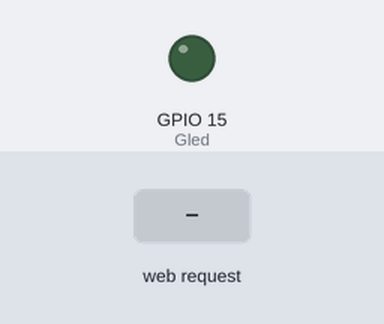
Bench run of a sketch on a simulated ESP32. Shown: output pins drawn as LEDs (lit = HIGH). Inputs (shaded band) come from the test bench. WiFi joins after 1.5 s; servers stay silent unless stated; what the sketch prints to the serial monitor is not drawn.

Above: at 3.2 s.
3.3 s: HTTP request GET /?Gled=ON received
At 4.5 s:
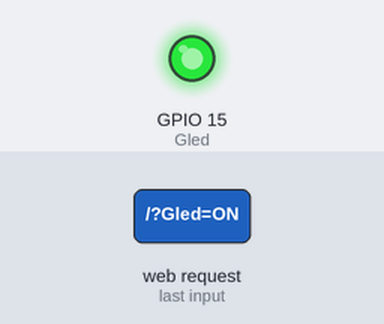
4.8 s: HTTP request GET /?Gled=OFF received
At 5.8 s:
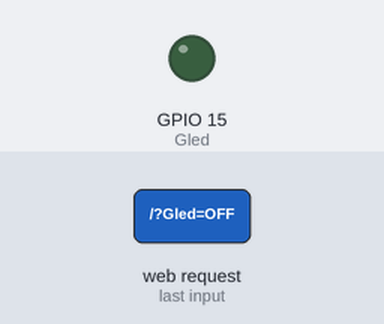
Timing chart, 0 to 7.8 s (numbered marks = the images above; inputs shaded):
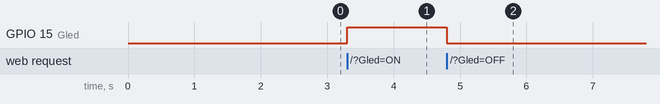

The sketch:

17_LEDGreen.ino
```cpp
#include <WiFi.h>
//請修改以下參數--------------------------------------------
char ssid[] = "C220MIS"; //請修改為您連線的網路名稱
char password[] = "misc220c220"; //請修改為您連線的網路密碼

int Gled = 15; //宣告綠色Led在 GPIO 15
WiFiServer server(80); //宣告伺服器位在80 port

void setup()
{
  Serial.begin(115200);
  Serial.print("開始連線到無線網路SSID:");
  Serial.println(ssid);
  WiFi.begin(ssid, password);
  int tryCount = 0;
  while (WiFi.status() != WL_CONNECTED) {
    Serial.print(".");
    if (tryCount++ >= 20){
      ESP.restart();
      }
    delay(1000);
  }
  Serial.println("連線完成");
  server.begin();
  Serial.print("伺服器已啟動，http://");
  Serial.println(WiFi.localIP());
  pinMode(Gled, OUTPUT);
}

void loop()
{
  //宣告一個連線
  WiFiClient client = server.available(); //client使用者的瀏覽器
  if (client) {
    //有人連入時
    Serial.println("使用者連入");
    //-------------網頁的html部份開始--------------
    client.println("HTTP/1.1 200 OK");
    client.println("Content-Type: text/html");
    client.println("");
    client.println("<!DOCTYPE HTML>");
    client.println("<html><head><meta charset='utf-8'></head>");
    client.println("<br>");
    client.println("<h1>ESP32 Web Server</h1>");
    //HTML超連結指令
    client.println("<a href='/Gled=ON'>開啟綠色LED</a><br>");
    client.println("<a href='/Gled=OFF'>關閉綠色LED</a><br>");
    client.println("</html>");
    //-------------網頁的html部份結束--------------
    //取得使用者輸入的網址
    String request = client.readStringUntil('\r');
    Serial.println(request);
    //判斷超連結指令
    //網址內包含Gled=ON，就開啟綠燈，如果Gled=OFF，關閉綠燈
    if (request.indexOf("Gled=ON") >= 0) { digitalWrite(Gled, HIGH); } //indexOf 字串搜尋，回復找到的位置，如果沒有搜尋到，回傳-1
    if (request.indexOf("Gled=OFF") >= 0) { digitalWrite(Gled, LOW); }
    Serial.println("完成");
    client.stop();//停止連線
  }
}
```

Measured:
- after the input at 3.3 s, GPIO 15 (Gled): LOW → HIGH at once
- after the input at 4.8 s, GPIO 15 (Gled): HIGH → LOW at once
